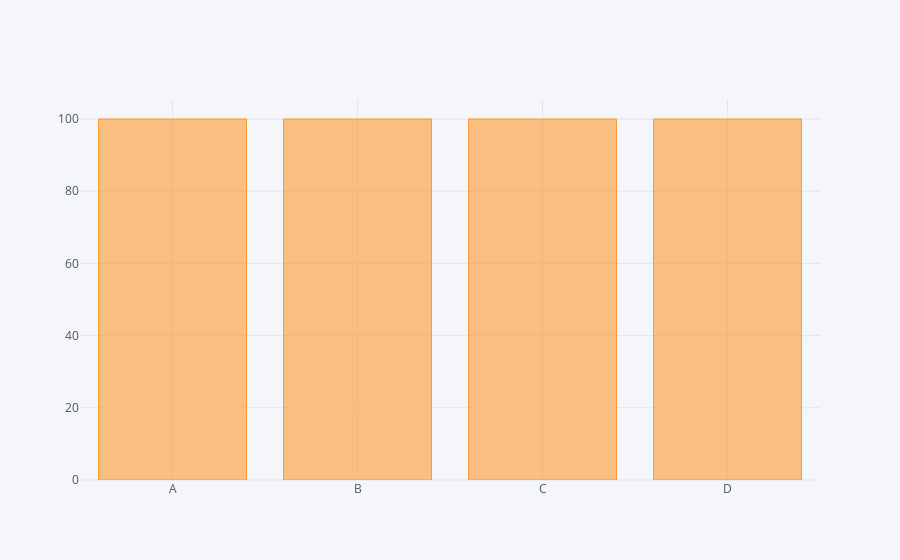
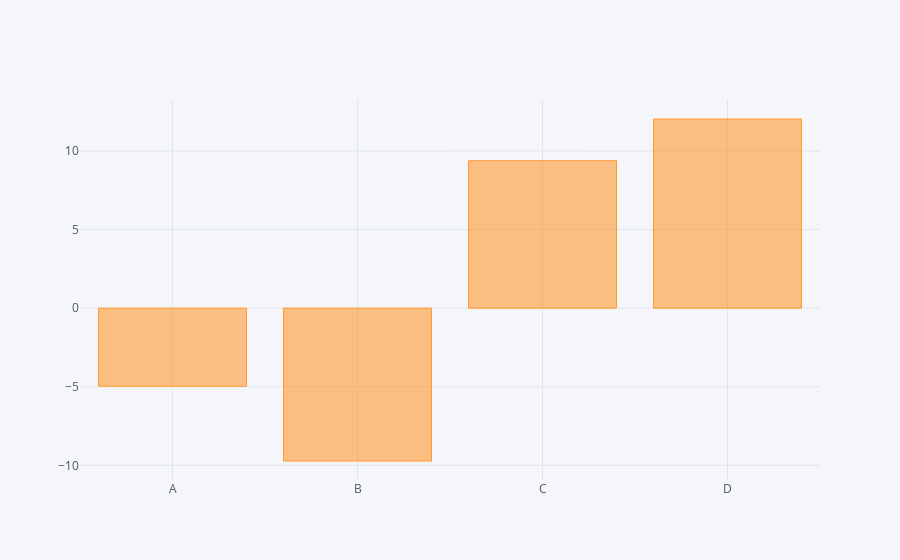

The notebook cell these images were saved under, in order:
### Code cell
df.count().iplot(kind='bar')
df.sum().iplot(kind='bar')

### Figure 1 — Plotly figure (JSON) as saved in the notebook; plotly's stock layout.template omitted (floating-point values rounded to 4 significant figures)
{"data": [{"marker": {"color": "rgba(255, 153, 51, 0.6)", "line": {"color": "rgba(255, 153, 51, 1.0)", "width": 1}}, "name": "None", "orientation": "v", "text": "", "type": "bar", "uid": "b0673b82-4788-4f18-aaab-689e01b389f5", "x": ["A", "B", "C", "D"], "y": [100, 100, 100, 100]}], "layout": {"legend": {"bgcolor": "#F5F6F9", "font": {"color": "#4D5663"}}, "paper_bgcolor": "#F5F6F9", "plot_bgcolor": "#F5F6F9", "title": {"font": {"color": "#4D5663"}}, "xaxis": {"gridcolor": "#E1E5ED", "showgrid": true, "tickfont": {"color": "#4D5663"}, "title": {"font": {"color": "#4D5663"}, "text": ""}, "zerolinecolor": "#E1E5ED"}, "yaxis": {"gridcolor": "#E1E5ED", "showgrid": true, "tickfont": {"color": "#4D5663"}, "title": {"font": {"color": "#4D5663"}, "text": ""}, "zerolinecolor": "#E1E5ED"}}}

### Figure 2 — Plotly figure (JSON) as saved in the notebook; plotly's stock layout.template omitted (floating-point values rounded to 4 significant figures)
{"data": [{"marker": {"color": "rgba(255, 153, 51, 0.6)", "line": {"color": "rgba(255, 153, 51, 1.0)", "width": 1}}, "name": "None", "orientation": "v", "text": "", "type": "bar", "uid": "18090f56-7418-4e3d-82fd-47c1b0371601", "x": ["A", "B", "C", "D"], "y": [-4.97, -9.726, 9.381, 12.04]}], "layout": {"legend": {"bgcolor": "#F5F6F9", "font": {"color": "#4D5663"}}, "paper_bgcolor": "#F5F6F9", "plot_bgcolor": "#F5F6F9", "title": {"font": {"color": "#4D5663"}}, "xaxis": {"gridcolor": "#E1E5ED", "showgrid": true, "tickfont": {"color": "#4D5663"}, "title": {"font": {"color": "#4D5663"}, "text": ""}, "zerolinecolor": "#E1E5ED"}, "yaxis": {"gridcolor": "#E1E5ED", "showgrid": true, "tickfont": {"color": "#4D5663"}, "title": {"font": {"color": "#4D5663"}, "text": ""}, "zerolinecolor": "#E1E5ED"}}}
